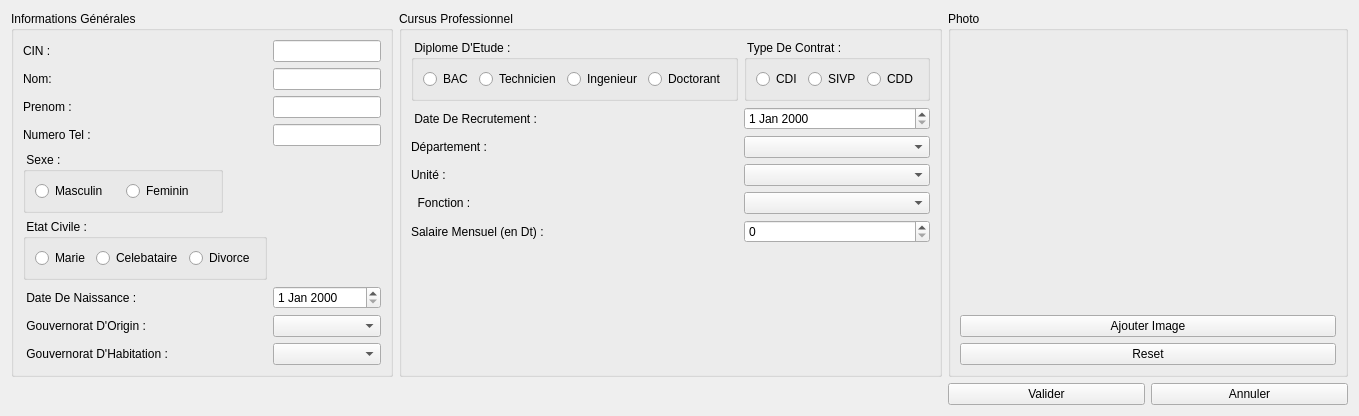
              <widget class="QWidget" name="tab_2">
               <attribute name="title">
                <string>Ajouter Un Personnel</string>
               </attribute>
               <layout class="QGridLayout" name="gridLayout_9">
                <item row="0" column="0">
                 <widget class="QGroupBox" name="groupBox_3">
                  <property name="title">
                   <string>Informations Générales</string>
                  </property>
                  <layout class="QFormLayout" name="formLayout_4">
                   <item row="0" column="0">
                    <widget class="QLabel" name="label_59">
                     <property name="text">
                      <string>CIN :</string>
                     </property>
                    </widget>
                   </item>
                   <item row="0" column="1">
                    <widget class="QLineEdit" name="cin_2">
                     <property name="text">
                      <string/>
                     </property>
                    </widget>
                   </item>
                   <item row="1" column="0">
                    <widget class="QLabel" name="label_60">
                     <property name="text">
                      <string>Nom:</string>
                     </property>
                    </widget>
                   </item>
                   <item row="1" column="1">
                    <widget class="QLineEdit" name="nom_2"/>
                   </item>
                   <item row="2" column="0">
                    <widget class="QLabel" name="label_61">
                     <property name="text">
                      <string>Prenom :</string>
                     </property>
                    </widget>
                   </item>
                   <item row="2" column="1">
                    <widget class="QLineEdit" name="prenom_2"/>
                   </item>
                   <item row="3" column="0">
                    <widget class="QLabel" name="label_62">
                     <property name="text">
                      <string>Numero Tel :</string>
                     </property>
                    </widget>
                   </item>
                   <item row="3" column="1">
                    <widget class="QLineEdit" name="numTel_2"/>
                   </item>
                   <item row="4" column="0" colspan="2">
                    <widget class="QGroupBox" name="groupBox_9">
                     <property name="minimumSize">
                      <size>
                       <width>0</width>
                       <height>60</height>
                      </size>
                     </property>
                     <property name="maximumSize">
                      <size>
                       <width>200</width>
                       <height>16777215</height>
                      </size>
                     </property>
                     <property name="title">
                      <string> Sexe :</string>
                     </property>
                     <layout class="QHBoxLayout" name="horizontalLayout_36">
                      <item>
                       <widget class="QRadioButton" name="masculin_2">
                        <property name="text">
                         <string>Masculin</string>
                        </property>
                       </widget>
                      </item>
                      <item>
                       <widget class="QRadioButton" name="feminin_2">
                        <property name="text">
                         <string>Feminin</string>
                        </property>
                       </widget>
                      </item>
                     </layout>
                    </widget>
                   </item>
                   <item row="5" column="0">
                    <widget class="QGroupBox" name="groupBox_14">
                     <property name="title">
                      <string> Etat Civile :</string>
                     </property>
                     <layout class="QHBoxLayout" name="horizontalLayout_37">
                      <item>
                       <widget class="QRadioButton" name="marie_2">
                        <property name="text">
                         <string>Marie</string>
                        </property>
                       </widget>
                      </item>
                      <item>
                       <widget class="QRadioButton" name="celeb_2">
                        <property name="text">
                         <string>Celebataire</string>
                        </property>
                       </widget>
                      </item>
                      <item>
                       <widget class="QRadioButton" name="divorce_2">
                        <property name="text">
                         <string>Divorce</string>
                        </property>
                       </widget>
                      </item>
                     </layout>
                    </widget>
                   </item>
                   <item row="6" column="0">
                    <widget class="QLabel" name="label_63">
                     <property name="text">
                      <string> Date De Naissance :</string>
                     </property>
                    </widget>
                   </item>
                   <item row="6" column="1">
                    <widget class="QDateEdit" name="dateNaissance_2"/>
                   </item>
                   <item row="7" column="0">
                    <widget class="QLabel" name="label_64">
                     <property name="text">
                      <string> Gouvernorat D'Origin :</string>
                     </property>
                    </widget>
                   </item>
                   <item row="7" column="1">
                    <widget class="QComboBox" name="gouvernoratHabitation_2">
                     <item>
                      <property name="text">
                       <string/>
                      </property>
                     </item>
                     <item>
                      <property name="text">
                       <string>Ariana</string>
                      </property>
                     </item>
                     <item>
                      <property name="text">
                       <string>Beja</string>
                      </property>
                     </item>
                     <item>
                      <property name="text">
                       <string>Ben Arous</string>
                      </property>
                     </item>
                     <item>
                      <property name="text">
                       <string>Bizerte</string>
                      </property>
                     </item>
                     <item>
                      <property name="text">
                       <string>Gabes</string>
                      </property>
                     </item>
                     <item>
                      <property name="text">
                       <string>Gafsa</string>
                      </property>
                     </item>
                     <item>
                      <property name="text">
                       <string>Jendouba</string>
                      </property>
                     </item>
                     <item>
                      <property name="text">
                       <string>Kairouan</string>
                      </property>
                     </item>
                     <item>
                      <property name="text">
                       <string>Kasserine</string>
                      </property>
                     </item>
                     <item>
                      <property name="text">
                       <string>Kebili</string>
                      </property>
                     </item>
                     <item>
                      <property name="text">
                       <string>Le Kef</string>
                      </property>
                     </item>
                     <item>
                      <property name="text">
                       <string>Mahdia</string>
                      </property>
                     </item>
                     <item>
                      <property name="text">
                       <string>La Manouba</string>
                      </property>
                     </item>
                     <item>
                      <property name="text">
                       <string>Medenine</string>
                      </property>
                     </item>
                     <item>
                      <property name="text">
                       <string>Monastir</string>
                      </property>
                     </item>
                     <item>
                      <property name="text">
                       <string>Nabeul</string>
                      </property>
                     </item>
                     <item>
                      <property name="text">
                       <string>Sfax</string>
                      </property>
                     </item>
                     <item>
                      <property name="text">
                       <string>Sidi Bouzid</string>
                      </property>
                     </item>
                     <item>
                      <property name="text">
                       <string>Siliana</string>
                      </property>
                     </item>
                     <item>
                      <property name="text">
                       <string>Sousse</string>
                      </property>
                     </item>
                     <item>
                      <property name="text">
                       <string>Tataouine</string>
                      </property>
                     </item>
                     <item>
                      <property name="text">
                       <string>Tozeur</string>
                      </property>
                     </item>
                     <item>
                      <property name="text">
                       <string>Tunis</string>
                      </property>
                     </item>
                     <item>
                      <property name="text">
                       <string>Zaghouan</string>
                      </property>
                     </item>
                    </widget>
                   </item>
                   <item row="8" column="0">
                    <widget class="QLabel" name="label_65">
                     <property name="text">
                      <string> Gouvernorat D'Habitation :</string>
                     </property>
                    </widget>
                   </item>
                   <item row="8" column="1">
                    <widget class="QComboBox" name="gouvernoratOrigin_2">
                     <item>
                      <property name="text">
                       <string/>
                      </property>
                     </item>
                     <item>
                      <property name="text">
                       <string>Ariana</string>
                      </property>
                     </item>
                     <item>
                      <property name="text">
                       <string>Beja</string>
                      </property>
                     </item>
                     <item>
                      <property name="text">
                       <string>Ben Arous</string>
                      </property>
                     </item>
                     <item>
                      <property name="text">
                       <string>Bizerte</string>
                      </property>
                     </item>
                     <item>
                      <property name="text">
                       <string>Gabes</string>
                      </property>
                     </item>
                     <item>
                      <property name="text">
                       <string>Gafsa</string>
                      </property>
                     </item>
                     <item>
                      <property name="text">
                       <string>Jendouba</string>
                      </property>
                     </item>
                     <item>
                      <property name="text">
                       <string>Kairouan</string>
                      </property>
                     </item>
                     <item>
                      <property name="text">
                       <string>Kasserine</string>
                      </property>
                     </item>
                     <item>
                      <property name="text">
                       <string>Kebili</string>
                      </property>
                     </item>
                     <item>
                      <property name="text">
                       <string>Le Kef</string>
                      </property>
                     </item>
                     <item>
                      <property name="text">
                       <string>Mahdia</string>
                      </property>
                     </item>
                     <item>
                      <property name="text">
                       <string>La Manouba</string>
                      </property>
                     </item>
                     <item>
                      <property name="text">
                       <string>Medenine</string>
                      </property>
                     </item>
                     <item>
                      <property name="text">
                       <string>Monastir</string>
                      </property>
                     </item>
                     <item>
                      <property name="text">
                       <string>Nabeul</string>
                      </property>
                     </item>
                     <item>
                      <property name="text">
                       <string>Sfax</string>
                      </property>
                     </item>
                     <item>
                      <property name="text">
                       <string>Sidi Bouzid</string>
                      </property>
                     </item>
                     <item>
                      <property name="text">
                       <string>Siliana</string>
                      </property>
                     </item>
                     <item>
                      <property name="text">
                       <string>Sousse</string>
                      </property>
                     </item>
                     <item>
                      <property name="text">
                       <string>Tataouine</string>
                      </property>
                     </item>
                     <item>
                      <property name="text">
                       <string>Tozeur</string>
                      </property>
                     </item>
                     <item>
                      <property name="text">
                       <string>Tunis</string>
                      </property>
                     </item>
                     <item>
                      <property name="text">
                       <string>Zaghouan</string>
                      </property>
                     </item>
                    </widget>
                   </item>
                  </layout>
                 </widget>
                </item>
                <item row="0" column="1">
                 <widget class="QGroupBox" name="groupBox_4">
                  <property name="title">
                   <string>Cursus Professionnel</string>
                  </property>
                  <layout class="QFormLayout" name="formLayout_5">
                   <item row="0" column="0">
                    <widget class="QGroupBox" name="groupBox_15">
                     <property name="title">
                      <string> Diplome D'Etude :</string>
                     </property>
                     <layout class="QHBoxLayout" name="horizontalLayout_38">
                      <item>
                       <widget class="QRadioButton" name="bac_2">
                        <property name="text">
                         <string>BAC</string>
                        </property>
                       </widget>
                      </item>
                      <item>
                       <widget class="QRadioButton" name="technicien_2">
                        <property name="text">
                         <string>Technicien</string>
                        </property>
                       </widget>
                      </item>
                      <item>
                       <widget class="QRadioButton" name="ingenieur_2">
                        <property name="text">
                         <string>Ingenieur</string>
                        </property>
                       </widget>
                      </item>
                      <item>
                       <widget class="QRadioButton" name="doctorant_2">
                        <property name="text">
                         <string>Doctorant</string>
                        </property>
                       </widget>
                      </item>
                     </layout>
                    </widget>
                   </item>
                   <item row="0" column="1">
                    <widget class="QGroupBox" name="groupBox_16">
                     <property name="title">
                      <string> Type De Contrat :</string>
                     </property>
                     <layout class="QHBoxLayout" name="horizontalLayout_39">
                      <item>
                       <widget class="QRadioButton" name="cdi_2">
                        <property name="text">
                         <string>CDI</string>
                        </property>
                       </widget>
                      </item>
                      <item>
                       <widget class="QRadioButton" name="sivp_2">
                        <property name="text">
                         <string>SIVP</string>
                        </property>
                       </widget>
                      </item>
                      <item>
                       <widget class="QRadioButton" name="cdd_2">
                        <property name="text">
                         <string>CDD</string>
                        </property>
                       </widget>
                      </item>
                     </layout>
                    </widget>
                   </item>
                   <item row="1" column="0">
                    <widget class="QLabel" name="label_66">
                     <property name="text">
                      <string> Date De Recrutement :</string>
                     </property>
                    </widget>
                   </item>
                   <item row="1" column="1">
                    <widget class="QDateEdit" name="dateRecrutement_2"/>
                   </item>
                   <item row="2" column="0">
                    <widget class="QLabel" name="label_67">
                     <property name="text">
                      <string>Département :</string>
                     </property>
                    </widget>
                   </item>
                   <item row="2" column="1">
                    <widget class="QComboBox" name="departement_2">
                     <item>
                      <property name="text">
                       <string/>
                      </property>
                     </item>
                     <item>
                      <property name="text">
                       <string>Ressources Humaines</string>
                      </property>
                     </item>
                     <item>
                      <property name="text">
                       <string>Stock</string>
                      </property>
                     </item>
                     <item>
                      <property name="text">
                       <string>Achats</string>
                      </property>
                     </item>
                     <item>
                      <property name="text">
                       <string>Ventes</string>
                      </property>
                     </item>
                     <item>
                      <property name="text">
                       <string>Ameliorations</string>
                      </property>
                     </item>
                     <item>
                      <property name="text">
                       <string>Materiel</string>
                      </property>
                     </item>
                    </widget>
                   </item>
                   <item row="3" column="0">
                    <widget class="QLabel" name="label_68">
                     <property name="text">
                      <string>Unité :</string>
                     </property>
                    </widget>
                   </item>
                   <item row="3" column="1">
                    <widget class="QComboBox" name="unite_2">
                     <item>
                      <property name="text">
                       <string/>
                      </property>
                     </item>
                     <item>
                      <property name="text">
                       <string>Personnels</string>
                      </property>
                     </item>
                     <item>
                      <property name="text">
                       <string>Profils</string>
                      </property>
                     </item>
                     <item>
                      <property name="text">
                       <string>Matieres Premieres</string>
                      </property>
                     </item>
                     <item>
                      <property name="text">
                       <string>Produits Finis</string>
                      </property>
                     </item>
                     <item>
                      <property name="text">
                       <string>Fournisseurs</string>
                      </property>
                     </item>
                     <item>
                      <property name="text">
                       <string>Commandes Achats</string>
                      </property>
                     </item>
                     <item>
                      <property name="text">
                       <string>Clients</string>
                      </property>
                     </item>
                     <item>
                      <property name="text">
                       <string>Commandes Ventes</string>
                      </property>
                     </item>
                     <item>
                      <property name="text">
                       <string>Projets</string>
                      </property>
                     </item>
                     <item>
                      <property name="text">
                       <string>Formations</string>
                      </property>
                     </item>
                     <item>
                      <property name="text">
                       <string>Equipements</string>
                      </property>
                     </item>
                     <item>
                      <property name="text">
                       <string>Maintenances</string>
                      </property>
                     </item>
                    </widget>
                   </item>
                   <item row="4" column="0">
                    <widget class="QLabel" name="label_69">
                     <property name="text">
                      <string>  Fonction :</string>
                     </property>
                    </widget>
                   </item>
                   <item row="4" column="1">
                    <widget class="QComboBox" name="fonction_2">
                     <item>
                      <property name="text">
                       <string/>
                      </property>
                     </item>
                     <item>
                      <property name="text">
                       <string>Chef De Departement</string>
                      </property>
                     </item>
                     <item>
                      <property name="text">
                       <string>Chef D Unite</string>
                      </property>
                     </item>
                     <item>
                      <property name="text">
                       <string>Ingenieur</string>
                      </property>
                     </item>
                     <item>
                      <property name="text">
                       <string>Technicien</string>
                      </property>
                     </item>
                     <item>
                      <property name="text">
                       <string>Ouvrier</string>
                      </property>
                     </item>
                     <item>
                      <property name="text">
                       <string>Chercheur</string>
                      </property>
                     </item>
                     <item>
                      <property name="text">
                       <string>Commercial</string>
                      </property>
                     </item>
                     <item>
                      <property name="text">
                       <string/>
                      </property>
                     </item>
                     <item>
                      <property name="text">
                       <string/>
                      </property>
                     </item>
                    </widget>
                   </item>
                   <item row="5" column="0">
                    <widget class="QLabel" name="label_70">
                     <property name="text">
                      <string>Salaire Mensuel (en Dt) :</string>
                     </property>
                    </widget>
                   </item>
                   <item row="5" column="1">
                    <widget class="QSpinBox" name="salaire_2"/>
                   </item>
                  </layout>
                 </widget>
                </item>
                <item row="0" column="2">
                 <widget class="QGroupBox" name="grpPhotoPers_3">
                  <property name="minimumSize">
                   <size>
                    <width>400</width>
                    <height>0</height>
                   </size>
                  </property>
                  <property name="title">
                   <string>Photo</string>
                  </property>
                  <layout class="QVBoxLayout" name="verticalLayout_6">
                   <item>
                    <widget class="QLabel" name="label_71">
                     <property name="text">
                      <string/>
                     </property>
                    </widget>
                   </item>
                   <item>
                    <widget class="QLabel" name="imagePers_2">
                     <property name="text">
                      <string/>
                     </property>
                    </widget>
                   </item>
                   <item>
                    <widget class="QPushButton" name="ajouterImgPers_2">
                     <property name="text">
                      <string>Ajouter Image</string>
                     </property>
                    </widget>
                   </item>
                   <item>
                    <widget class="QPushButton" name="resetImgPers_2">
                     <property name="text">
                      <string>Reset</string>
                     </property>
                    </widget>
                   </item>
                  </layout>
                 </widget>
                </item>
                <item row="1" column="2">
                 <layout class="QHBoxLayout" name="horizontalLayout_40">
                  <item>
                   <widget class="QPushButton" name="vAjouterPers_2">
                    <property name="text">
                     <string>Valider</string>
                    </property>
                   </widget>
                  </item>
                  <item>
                   <widget class="QPushButton" name="annulerAjoutPers_3">
                    <property name="text">
                     <string>Annuler</string>
                    </property>
                   </widget>
                  </item>
                 </layout>
                </item>
               </layout>
              </widget>
